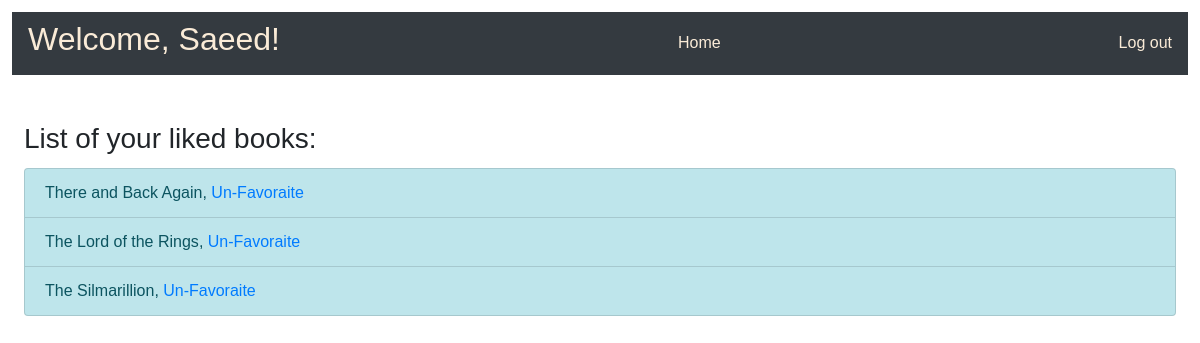
The page /books/show_user_profile/ (signed in) on the database as committed earlier.
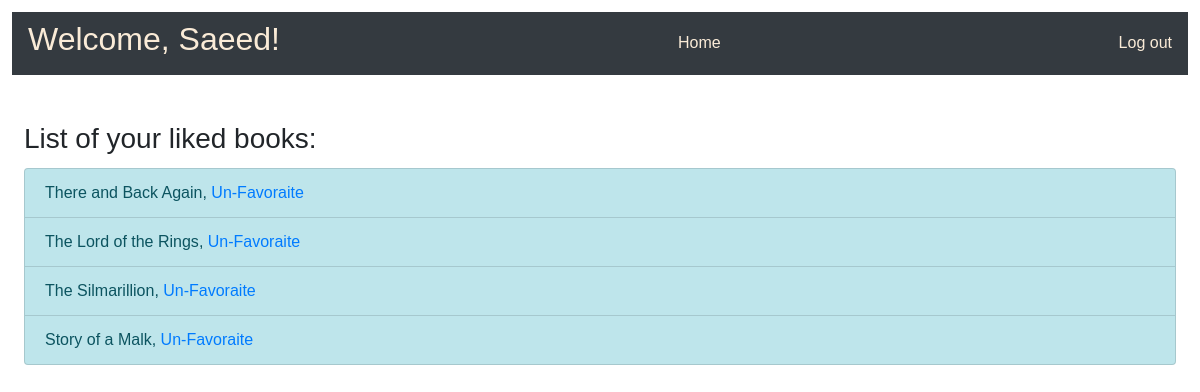
The same page on the database as committed later.
### favorite_books_app/models.py (models this page shows)
class Book(models.Model):
    title = models.CharField(max_length = 255)
    desc = models.TextField()
    uploaded_by = models.ForeignKey(User, related_name='books_uploaded', on_delete = models.CASCADE)
    users_who_like = models.ManyToManyField(User, related_name='liked_books')
    created_at = models.DateTimeField(auto_now_add = True)
    updated_at = models.DateTimeField(auto_now = True)
    objects = BookManager()

### favorite_books_app/views.py (the view)
# urls.py: path('show_user_profile/', views.show_user_profile),
def show_user_profile(request):
    user = User.objects.get(id = request.session['id'])
    context ={
        'user' : user,
        'liked_books' : user.liked_books.all(),
    }
    return render(request, 'user.html', context)

### favorite_books_app/templates/user.html (shortened to what this page needs)
<!DOCTYPE html>
<html lang="en">
<head>
    {% load static %}
    <link rel="stylesheet" href="https://cdn.jsdelivr.net/npm/bootstrap@4.6.2/dist/css/bootstrap.min.css">
    <link rel="stylesheet" href="{% static 'css/styling.css' %}">
</head>
<body>
    <header class="navbar navbar-primary bg-dark">
        <h2>Welcome, {{ request.session.first_name }}!</h2>
        <p class="link_container"><a href="/books/" class="navbar_link">Home</a></p>
        <p class="link_container"><a href="/logout/" class="navbar_link">Log out</a></p>
    </header>
    <main>
        <section  class="book_show">
            <h3>List of your liked books:</h3>
            <ul class="list-group">
                {% for book in liked_books %}
                <li class="list-group-item list-group-item-info">{{ book.title }}, <a href="/books/remove_favoraite/{{book.id}}">Un-Favoraite</a></li>
                {% endfor %}
            </ul>
        </section>
    </main>
</body>
</html>

Rows that differ between the two databases and show on the page:
added Book: title "Story of a Malk"
